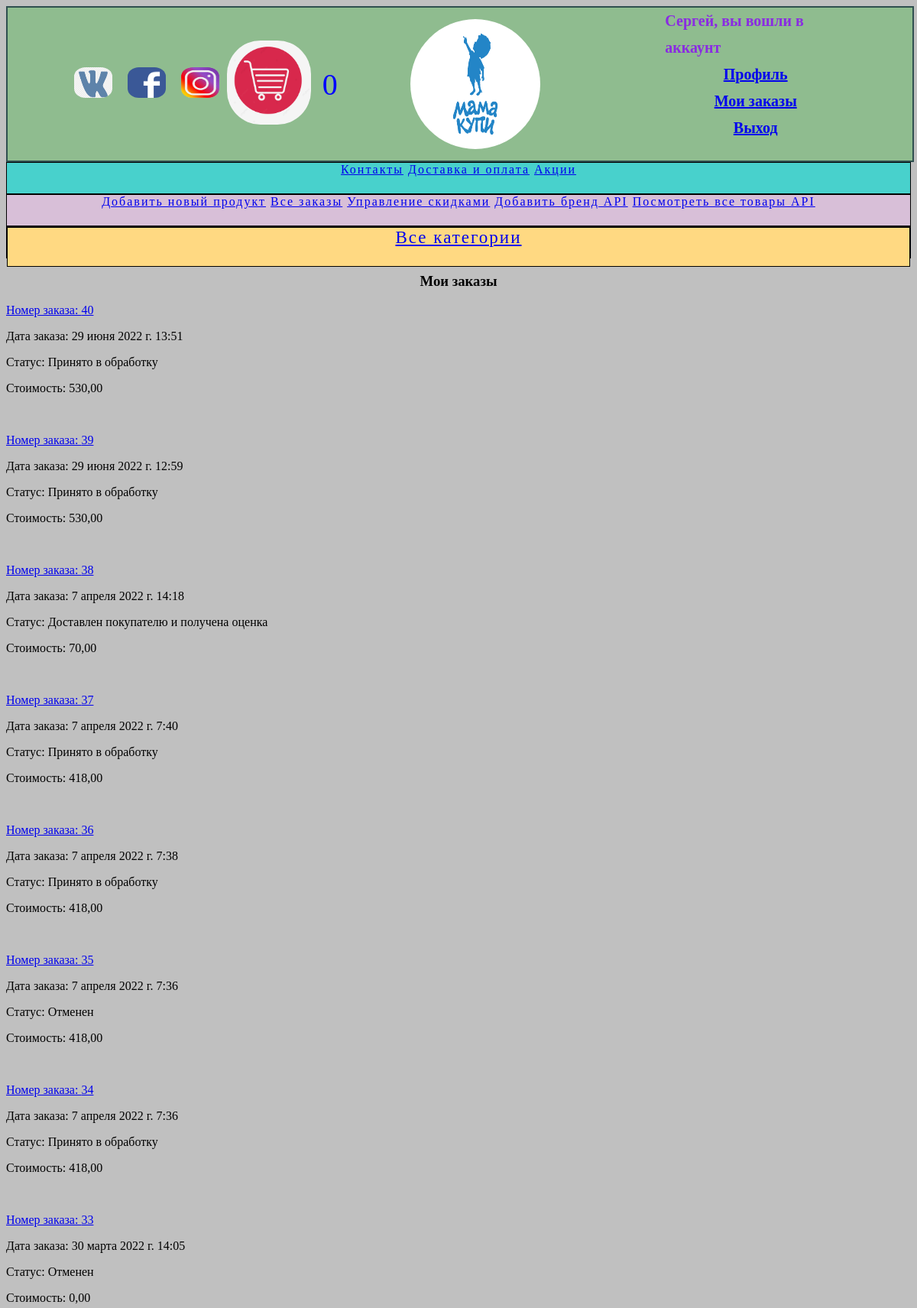
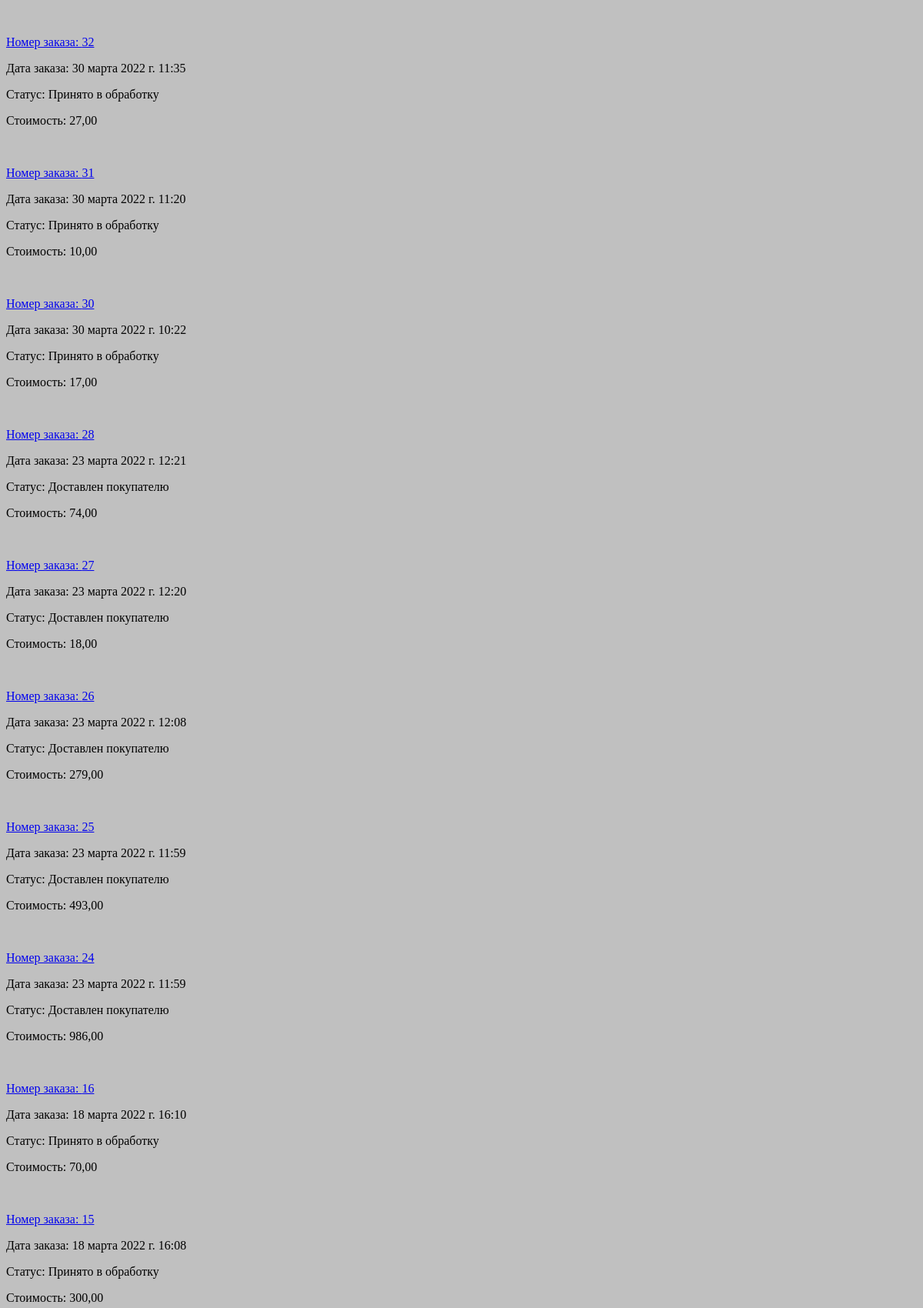
The page /my_orders/ (signed in, upper part) on the database its author committed (2 pictures, top to bottom).
### main/models.py (models this page shows, shortened)
class Order(models.Model):
    CHOICES_PAYMENT = (
        ('Наличные','Наличные при получении'),
        ('Оплата картой', 'Оплата картой'),
    )
    CHOICES_DELIVERY = (
        ('Самовывоз', 'Самовывоз'),
        ('Курьер', 'Курьер'),
        ('Почта', 'Почта'),
    )
    CHOICES_STATUS = (
        ('Принято в обработку', 'Принято в обработку'),
        ('Упакован и отправлен', 'Упакован и отправлен'),
        ('Доставлен покупателю', 'Доставлен покупателю'),
        ('Ожидание поступления товара', 'Ожидание поступления товара'),
        ('Отменен', 'Отменен'),
    )
    data_order = models.DateTimeField(auto_now_add=True)
    products = models.ManyToManyField('Product', verbose_name='Товар')
    buyer = models.ForeignKey(User, on_delete=models.SET_NULL, null=True, verbose_name='Покупатель')
    status = models.CharField(max_length=50, default='Принято в обработку', choices=CHOICES_STATUS, verbose_name='Статус заказа')
    total = models.DecimalField(max_digits=5, decimal_places=2, verbose_name='Итого')
    payment = models.CharField(max_length=50, choices=CHOICES_PAYMENT, verbose_name='Способ оплаты')
    delivery = models.CharField(max_length=50, choices=CHOICES_DELIVERY, verbose_name='Способ доставки')
    comment = models.TextField(blank=True, verbose_name='Комментарий')
    adress = models.TextField(null=True, verbose_name='Адрес')
    phone = models.CharField(null=True, max_length=13, verbose_name='Телефон')

### main/views.py (the view)
# urls.py: path('my_orders/', my_orders, name='my_orders'),
def  my_orders(request):
    orders = Order.objects.filter(buyer=request.user).order_by('-data_order')
    context = {'orders': orders}
    return render(request, 'my_orders.html', context)

### cart/cart.py (called while the page is built)
    def __len__(self):
        return sum(item['quantity'] for item in self.cart.values())

### cart/context_processors.py (called while the page is built)
def cart(request):
    return {'cart': Cart(request)}

### main/templates/my_orders.html
{% extends "main.html" %}
{% block content %}
<body>
    <h3 style="text-align: center">Мои заказы</h3>
    {% for order in orders %}
    <div>
        <p><a href="/order_details_for_buyer/{{order.id}}/">Номер заказа: {{order.id}}</a></p>
        <p>Дата заказа: {{order.data_order}}</p>
        <p>Статус: {{order.status}}</p>
        <p>Стоимость: {{order.total}}</p>
        <br>
    </div>
    {% endfor  %}
</body>
{% endblock %}>

### main/templates/main.html (shortened to what this page needs)
<!DOCTYPE html>
{% load socialaccount %}
{% load static %}
<html lang="en">
<head>
    <link rel="stylesheet" href="{% static 'css/style.css' %}">
</head>
<body>
<div class="header">
    <div class="header__wrapper">
        <div class="header__social">
            <a href="/"><img class = "social_img" src="{% static 'img/vk.png' %}" alt=""></a>
            <a href="/"><img class = "social_img" src="{% static 'img/Facebook-logo.png' %}" alt=""></a>
            <a href="/"><img class = "social_img" src="{% static 'img/inst.png' %}" alt=""></a>
            <a href="{% url 'cart:cart_detail' %}"><img class="cart" src="{% static 'img/korz.jpg' %}" alt=""></a>
            <div style="margin: 15px;">
                {% with total_items=cart|length %}
                {% if cart|length > 0 %}
                    <p class="value_cart">{{ total_items }}</p>
                    {% else %}
                        <p class="value_cart">0</p>
                    {% endif %}
                {% endwith %}
            </div>
        </div>
        <div class="header__logo">
            <a href="/"><img class="logo_img" src="{% static 'img/logo.png' %}" alt=""></a>
        </div>
        <div class="header__contact">
                {% if user.is_authenticated %}
                <span>{{user.first_name}}, вы вошли в аккаунт</span>
                <span><a href="/accounts/profile/">Профиль</a></span>
                <span><a href="{% url 'main:my_orders' %}">Мои заказы</a></span>
                <span><a href="{% url 'main:logout' %}">Выход</a></span>
                {% endif %}
        </div>
    </div>
</div>
<nav class="nav">
    <span><a href="{% url 'main:contacts' %}">Контакты</a></span>
    <span><a href="{% url 'main:shipping_payment' %}">Доставка и оплата</a></span>
    <span><a href="{% url 'main:discounts' %}">Акции</a></span>
</nav>
{% if user.is_staff %}
<nav class="adminka">
        <span><a href="{% url 'main:add_product' %}">Добавить новый продукт</a></span>
        <span><a href="/all_orders/id/1/">Все заказы</a></span>
        <span><a href="{% url 'main:discount_managment' %}">Управление скидками</a></span>
        <span><a href="{% url 'api:brands' %}">Добавить бренд API</a></span>
        <span><a href="{% url 'api:products' %}">Посмотреть все товары API</a></span>
</nav>
{% endif %}
<nav class="nav">
    <ul>
        <a style="font-size: 23px" href="{% url 'main:main' %}">Все категории </a>
    </ul>
</nav>
{% block content %}{% endblock %}
</body>
</html>

### main/static/css/style.css (style rules this page uses)
body { background: silver; }
.header { height: 200px; width: 100%; margin: 0 auto; border: 2px solid darkslategrey; background: darkseagreen; }
.header__wrapper { margin: auto; display: flex; justify-content: space-around; align-items: center; }
.header__logo { margin: 15px; display: flex; height: 170px; width: 170px; }
.header__social { display: flex; align-items: center; margin: 15px; height: 150px; width: 25%; }
.header__contact { display: flex; font-size: 20px; line-height: 35px; flex-direction: column; align-items: center; justify-content: flex-end; font-weight: bold; color: blueviolet; margin: 25px; height: 150px; width: 20%; }
.logo_img { height: 100%; width: 100%; border-radius: 50%; }
.social_img { margin: 10px; height: 40px; width: 50px; border-radius: 30%; }
nav { height: 40px; justify-content: center; background: mediumturquoise; text-align: center; white-space: normal; letter-spacing: 2px; border: 1px solid black; }
.nav>ul { display: flex; justify-content: center; height: 50px; background: #ffd982; margin: 0 auto; padding: 0; list-style: none; border: 1px solid black; }
.adminka { background: thistle; }
.cart { height: 110px; width: 110px; border-radius: 40%; }
.value_cart { color: blue; font-size: 40px; }

### rows shown on the page
Order: id "40", data_order "29 июня 2022 г. 13:51", status "Принято в обработку", total "530,00"
Order: id "39", data_order "29 июня 2022 г. 12:59", status "Принято в обработку", total "530,00"
Order: id "38", data_order "7 апреля 2022 г. 14:18", status "Доставлен покупателю и получена оценка", total "70,00"
Order: id "37", data_order "7 апреля 2022 г. 7:40", status "Принято в обработку", total "418,00"
Order: id "36", data_order "7 апреля 2022 г. 7:38", status "Принято в обработку", total "418,00"
Order: id "35", data_order "7 апреля 2022 г. 7:36", status "Отменен", total "418,00"
Order: id "34", data_order "7 апреля 2022 г. 7:36", status "Принято в обработку", total "418,00"
Order: id "33", data_order "30 марта 2022 г. 14:05", status "Отменен", total "0,00"
Order: id "32", data_order "30 марта 2022 г. 11:35", status "Принято в обработку", total "27,00"
Order: id "31", data_order "30 марта 2022 г. 11:20", status "Принято в обработку", total "10,00"
Order: id "30", data_order "30 марта 2022 г. 10:22", status "Принято в обработку", total "17,00"
Order: id "28", data_order "23 марта 2022 г. 12:21", status "Доставлен покупателю", total "74,00"
Order: id "27", data_order "23 марта 2022 г. 12:20", status "Доставлен покупателю", total "18,00"
Order: id "26", data_order "23 марта 2022 г. 12:08", status "Доставлен покупателю", total "279,00"
Order: id "25", data_order "23 марта 2022 г. 11:59", status "Доставлен покупателю", total "493,00"
Order: id "24", data_order "23 марта 2022 г. 11:59", status "Доставлен покупателю", total "986,00"
Order: id "16", data_order "18 марта 2022 г. 16:10", status "Принято в обработку", total "70,00"
Order: id "15", data_order "18 марта 2022 г. 16:08", status "Принято в обработку", total "300,00"

### other values the page prints
{{ user.first_name }} "Сергей"
